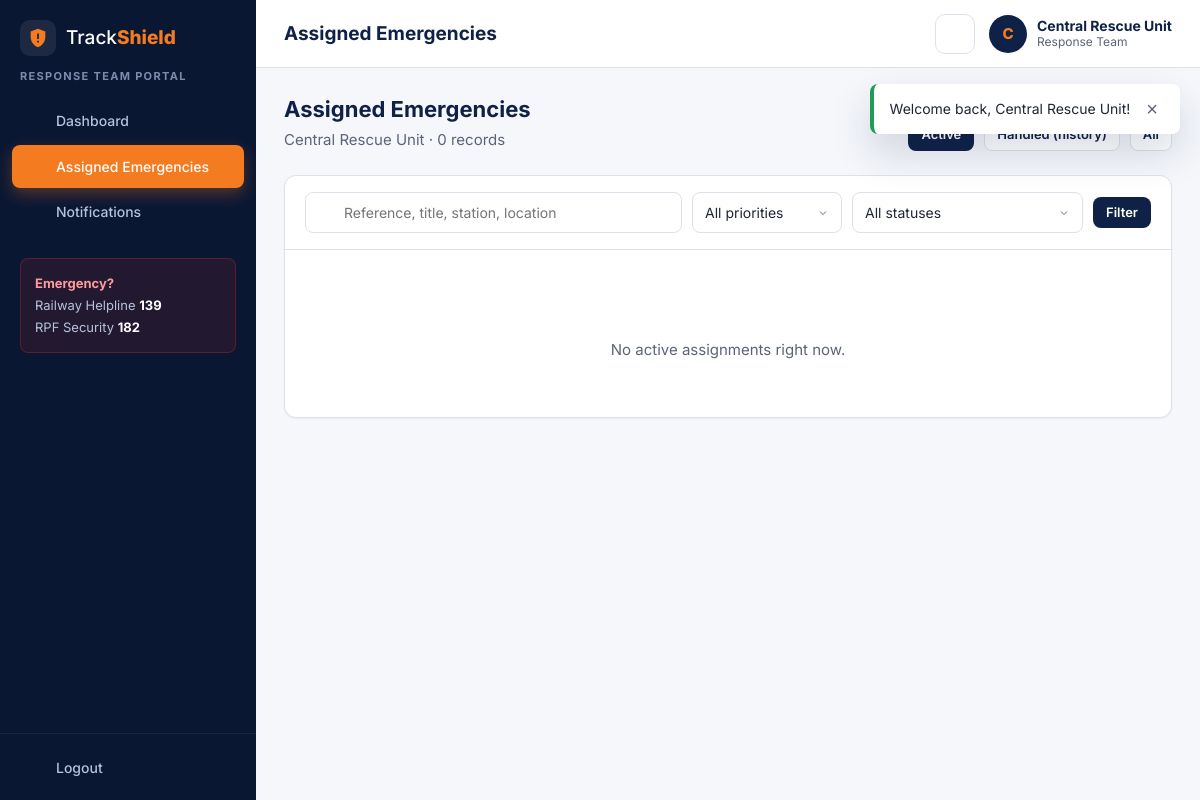
Page /response/assigned-emergencies.php (signed in) on the committed database.
### tables this page shows
CREATE TABLE users (
  id          INT UNSIGNED NOT NULL AUTO_INCREMENT,
  full_name   VARCHAR(100) NOT NULL,
  email       VARCHAR(150) NOT NULL,
  phone       VARCHAR(20)  NOT NULL,
  password    VARCHAR(255) NOT NULL,
  role        ENUM('passenger','response','admin') NOT NULL DEFAULT 'passenger',
  status      ENUM('active','inactive') NOT NULL DEFAULT 'active',
  created_at  TIMESTAMP NOT NULL DEFAULT CURRENT_TIMESTAMP,
  PRIMARY KEY (id),
  UNIQUE KEY uq_users_email (email),
  KEY idx_users_role (role),
  KEY idx_users_status (status)
);

CREATE TABLE response_teams (
  id              INT UNSIGNED NOT NULL AUTO_INCREMENT,
  user_id         INT UNSIGNED DEFAULT NULL,
  team_name       VARCHAR(100) NOT NULL,
  team_leader     VARCHAR(100) NOT NULL,
  email           VARCHAR(150) NOT NULL,
  phone           VARCHAR(20)  NOT NULL,
  specialization  VARCHAR(100) NOT NULL,
  availability    ENUM('Available','Busy','Off Duty') NOT NULL DEFAULT 'Available',
  created_at      TIMESTAMP NOT NULL DEFAULT CURRENT_TIMESTAMP,
  PRIMARY KEY (id),
  UNIQUE KEY uq_team_name (team_name),
  UNIQUE KEY uq_team_user (user_id),
  KEY idx_team_availability (availability),
  CONSTRAINT fk_teams_user FOREIGN KEY (user_id)
    REFERENCES users (id) ON DELETE SET NULL ON UPDATE CASCADE
);

### includes/auth.php (called while the page is built, shortened)
<?php
require_once __DIR__ . '/functions.php';
function is_logged_in(): bool
{
    return !empty($_SESSION['user_id']);
}
function current_user(): ?array
{
    static $user = false;
    if ($user === false) {
        $user = null;
        if (is_logged_in()) {
            $stmt = db()->prepare('SELECT id, full_name, email, phone, role, status FROM users WHERE id = ?');
            $stmt->execute([$_SESSION['user_id']]);
            $user = $stmt->fetch() ?: null;
        }
    }
    return $user;
}
function require_role(string ...$roles): array
{
    $user = current_user();
    return $user;
}
function current_team(int $userId): ?array
{
    $stmt = db()->prepare('SELECT * FROM response_teams WHERE user_id = ?');
    $stmt->execute([$userId]);
    return $stmt->fetch() ?: null;
}

### config/database.php (called while the page is built, shortened)
<?php
function db(): PDO
{
    static $pdo = null;
    if ($pdo === null) {
        $dsn = 'mysql:host=' . DB_HOST . ';port=' . DB_PORT . ';dbname=' . DB_NAME . ';charset=utf8mb4';
        try {
            $pdo = new PDO($dsn, DB_USER, DB_PASS, [
                PDO::ATTR_ERRMODE            => PDO::ERRMODE_EXCEPTION,
                PDO::ATTR_DEFAULT_FETCH_MODE => PDO::FETCH_ASSOC,
                PDO::ATTR_EMULATE_PREPARES   => false,
            ]);
            $pdo->exec("SET time_zone = '" . (new DateTime())->format('P') . "'");
        } catch (PDOException $e) {
            error_log('TrackShield DB connection failed: ' . $e->getMessage());
            http_response_code(500);
            exit(APP_DEBUG ? 'Database connection failed: ' . htmlspecialchars($e->getMessage())
                           : 'Service temporarily unavailable. Please try again later.');
        }
    }
    return $pdo;
}

### response/assigned-emergencies.php (the view, shortened to what this page needs)
<?php
require_once __DIR__ . '/../includes/auth.php';
$user = require_role('response');
$pdo = db();
$team = current_team((int) $user['id']);
$view     = input('view', 'active', 'GET');
$q        = input('q', '', 'GET');
$priority = input('priority', '', 'GET');
$status   = input('status', '', 'GET');
$where = ['a.team_id = ?', "a.assignment_status <> 'Reassigned'"];
$params = [(int) $team['id']];
if ($view === 'active')  $where[] = "a.assignment_status = 'Active'";
$w = implode(' AND ', $where);
[$page, $perPage, $offset] = paginate(12);
$s = $pdo->prepare("SELECT COUNT(*) FROM emergency_assignments a JOIN emergencies e ON e.id = a.emergency_id WHERE $w");
$s->execute($params);
$total = (int) $s->fetchColumn();
$s = $pdo->prepare("SELECT e.*, c.category_name, a.assigned_at, a.assignment_status, a.completed_at
    FROM emergency_assignments a JOIN emergencies e ON e.id = a.emergency_id JOIN emergency_categories c ON c.id = e.category_id
    WHERE $w ORDER BY (a.assignment_status = 'Active') DESC, FIELD(e.priority, 'Critical', 'High', 'Medium'), a.assigned_at DESC
    LIMIT $perPage OFFSET $offset");
$s->execute($params);
$rows = $s->fetchAll();
$pageTitle = 'Assigned Emergencies';
$layout = 'app';
require __DIR__ . '/../includes/header.php';
?>
<div class="page-head">
    <div><h2>Assigned Emergencies</h2><p><?= e($team['team_name']) ?> &middot; <?= $total ?> record<?= $total === 1 ? '' : 's' ?></p></div>
    <div class="page-actions">
        <?php foreach (['active' => 'Active', 'history' => 'Handled (history)', 'all' => 'All'] as $k => $lbl): ?>
            <a class="btn btn-sm <?= $view === $k ? 'btn-primary' : 'btn-ghost' ?>" href="?view=<?= $k ?>"><?= $lbl ?></a>
        <?php endforeach; ?>
    </div>
</div>
<div class="card">
    <form class="filters" method="get" data-autosubmit>
        <div class="search input-icon"><?= icon('search', 18) ?><input class="form-control" type="search" name="q" value="<?= e($q) ?>" placeholder="Reference, title, station, location"></div>
        <select class="form-control" name="priority" aria-label="Priority"><option value="">All priorities</option>
            <?php foreach (PRIORITIES as $p): ?><option <?= $priority === $p ? 'selected' : '' ?>><?= e($p) ?></option><?php endforeach; ?></select>
        <select class="form-control" name="status" aria-label="Status"><option value="">All statuses</option>
            <?php foreach (EMERGENCY_STATUSES as $st): ?><option <?= $status === $st ? 'selected' : '' ?>><?= e($st) ?></option><?php endforeach; ?></select>
        <button class="btn btn-primary btn-sm" type="submit">Filter</button>
    </form>
    <?php if (!$rows): ?>
        <div class="empty-state"><?= icon('check', 40) ?><p><?= $view === 'active' ? 'No active assignments right now.' : 'No records found.' ?></p></div>
    <?php endif; ?>
</div>
<?php require __DIR__ . '/../includes/footer.php'; ?>

### includes/navbar.php (shortened to what this page needs)
<?php
$navUser = current_user();
$currentScript = basename($_SERVER['SCRIPT_NAME'] ?? '');
$brand = '<a class="brand" href="' . e(url('index.php')) . '"><span class="brand-mark" aria-hidden="true"><svg viewBox="0 0 24 24" width="22" height="22"><path fill="currentColor" d="M12 2 4 5v6c0 5 3.4 9.7 8 11 4.6-1.3 8-6 8-11V5l-8-3Zm-1 5h2v6h-2V7Zm0 8h2v2h-2v-2Z"/></svg></span><span>Track<strong>Shield</strong></span></a>';
if ($layout !== 'app'): ?>
<header class="site-nav">
    <div class="container nav-inner">
        <?= $brand ?>
        <button class="nav-toggle" type="button" aria-label="Toggle navigation" aria-expanded="false" data-toggle="nav"><?= icon('menu') ?></button>
        <nav class="nav-links" id="siteNav">
            <a href="<?= e(url('index.php#features')) ?>">Features</a>
            <a href="<?= e(url('index.php#how-it-works')) ?>">How it Works</a>
            <a href="<?= e(url('index.php#helplines')) ?>">Helplines</a>
            <?php if ($navUser): ?>
                <a class="btn btn-primary btn-sm" href="<?= e(url(dashboard_path($navUser['role']))) ?>">My Dashboard</a>
            <?php else: ?>
                <a href="<?= e(url('login.php')) ?>" class="<?= $currentScript === 'login.php' ? 'active' : '' ?>">Login</a>
                <a class="btn btn-accent btn-sm" href="<?= e(url('register.php')) ?>">Register</a>
            <?php endif; ?>
        </nav>
    </div>
</header>
<main class="site-main">
<?php else:
    $navRole = $navUser['role'] ?? 'passenger';
    $menus = [
        'passenger' => [
            ['passenger/dashboard.php', 'Dashboard', 'dashboard'],
            ['passenger/report-emergency.php', 'Report Emergency', 'alert'],
            ['passenger/my-emergencies.php', 'My Emergencies', 'list'],
            ['passenger/notifications.php', 'Notifications', 'bell'],
        ],
        'response' => [
            ['response/dashboard.php', 'Dashboard', 'dashboard'],
            ['response/assigned-emergencies.php', 'Assigned Emergencies', 'list'],
            ['response/notifications.php', 'Notifications', 'bell'],
        ],
        'admin' => [
            ['admin/dashboard.php', 'Dashboard', 'dashboard'],
            ['admin/emergencies.php', 'Emergencies', 'alert'],
            ['admin/manage-teams.php', 'Response Teams', 'team'],
            ['admin/manage-users.php', 'Users', 'users'],
            ['admin/categories.php', 'Categories', 'tag'],
            ['admin/reports.php', 'Reports & Analytics', 'chart'],
            ['admin/notifications.php', 'Notifications', 'bell'],
        ],
    ];
    $navRoleLabel = ['passenger' => 'Passenger', 'response' => 'Response Team', 'admin' => 'Administrator'][$navRole];
    $unread = $navUser ? unread_notification_count(db(), (int)$navUser['id']) : 0;
    $sectionMap = ['emergency-details.php' => ['passenger' => 'my-emergencies.php', 'admin' => 'emergencies.php', 'response' => 'assigned-emergencies.php'],
                   'assign-team.php' => ['admin' => 'emergencies.php'], 'update-status.php' => ['response' => 'assigned-emergencies.php']];
    $activeScript = $sectionMap[$currentScript][$navRole] ?? $currentScript;
?>
<div class="app">
    <aside class="sidebar" id="sidebar">
        <div class="sidebar-head"><?= $brand ?></div>
        <div class="sidebar-role"><?= e($navRoleLabel) ?> Portal</div>
        <nav class="sidebar-nav">
            <?php foreach ($menus[$navRole] as [$href, $label, $ic]): ?>
                <a href="<?= e(url($href)) ?>" class="<?= basename($href) === $activeScript ? 'active' : '' ?>">
                    <?= icon($ic) ?><span><?= e($label) ?></span>
                </a>
            <?php endforeach; ?>
        </nav>
        <div class="sidebar-help">
            <strong>Emergency?</strong>
            <span>Railway Helpline <b>139</b></span>
            <span>RPF Security <b>182</b></span>
        </div>
        <form method="post" action="<?= e(url('logout.php')) ?>" class="sidebar-logout">
            <button type="submit"><?= icon('logout') ?><span>Logout</span></button>
        </form>
    </aside>
    <div class="app-main">
        <header class="topbar">
            <h1 class="topbar-title"><?= e($pageTitle) ?></h1>
            <div class="topbar-actions">
                <a class="icon-btn bell" href="<?= e(url($navRole . '/notifications.php')) ?>" aria-label="Notifications">
                    <?= icon('bell') ?><?php if ($unread > 0): ?><span class="dot"><?= $unread > 9 ? '9+' : $unread ?></span><?php endif; ?>
                </a>
                <div class="user-chip">
                    <span class="avatar"><?= e(mb_strtoupper(mb_substr($navUser['full_name'] ?? '?', 0, 1))) ?></span>
                    <span class="user-meta"><strong><?= e($navUser['full_name'] ?? '') ?></strong><small><?= e($navRoleLabel) ?></small></span>
                </div>
            </div>
        </header>
        <main class="content">
<?php endif; ?>

### assets/css/style.css (style rules this page uses)
:root { --navy-900: #0a1733; --navy-800: #0f2147; --navy-700: #16305f; --navy-600: #1f3f7a; --navy-100: #e6ecf6; --orange-600: #e0670c; --orange-500: #f47b20; --orange-100: #fff0e3; --red-600: #d62828; --red-100: #fde8e8; --green-600: #1f9d55; --green-100: #e3f6ec; --amber-600: #b7791f; --amber-100: #fef5e1; --blue-600: #2563eb; --blue-100: #e5eefe; --purple-600: #7c3aed; --purple-100: #f1eafe; --teal-600: #0f8b8d; --teal-100: #e0f5f5; --grey-50: #f5f7fb; --grey-100: #eef1f6; --grey-200: #dde2ea; --grey-400: #9aa4b5; --grey-600: #5b6577; --grey-800: #1f2633; --white: #ffffff; --bg: var(--grey-50); --surface: var(--white); --text: var(--grey-800); --muted: var(--grey-600); --border: var(--grey-200); --radius: 12px; --radius-sm: 8px; --shadow-sm: 0 1px 2px rgba(15, 33, 71, .06); --shadow: 0 4px 16px rgba(15, 33, 71, .08); --shadow-lg: 0 18px 40px rgba(15, 33, 71, .16); --font: "Inter", system-ui, -apple-system, "Segoe UI", Roboto, Arial, sans-serif; }
*, *::before, *::after { box-sizing: border-box; }
html { scroll-behavior: smooth; }
body { margin: 0; font-family: var(--font); font-size: 15px; line-height: 1.55; color: var(--text); background: var(--bg); -webkit-font-smoothing: antialiased; }
a { color: var(--navy-600); text-decoration: none; }
h1, h2, h3, h4 { color: var(--navy-800); line-height: 1.25; margin: 0 0 .5em; }
p { margin: 0 0 1em; }
.brand { display: inline-flex; align-items: center; gap: 10px; font-size: 20px; color: var(--navy-800); font-weight: 500; }
.brand strong { color: var(--orange-500); font-weight: 800; }
.brand-mark { width: 36px; height: 36px; border-radius: 10px; display: grid; place-items: center; background: var(--navy-800); color: var(--orange-500); }
.btn { display: inline-flex; align-items: center; justify-content: center; gap: 8px; padding: 10px 18px; border-radius: var(--radius-sm); border: 1px solid transparent; font: 600 14px/1.2 var(--font); cursor: pointer; transition: .15s ease; white-space: nowrap; text-decoration: none; }
.btn-primary { background: var(--navy-800); color: var(--white); }
.btn-ghost { background: var(--white); color: var(--navy-800); border-color: var(--border); }
.btn-sm { padding: 7px 12px; font-size: 13px; }
.form-control { width: 100%; padding: 10px 12px; border: 1px solid var(--border); border-radius: var(--radius-sm); font: 400 14px/1.4 var(--font); color: var(--text); background: var(--white); transition: .15s; }
select.form-control { appearance: none; background-repeat: no-repeat; background-position: right 12px center; padding-right: 32px; }
.input-icon { position: relative; }
.input-icon .form-control { padding-left: 38px; }
.card { background: var(--surface); border: 1px solid var(--border); border-radius: var(--radius); box-shadow: var(--shadow-sm); }
.empty-state { text-align: center; padding: 40px 20px; color: var(--muted); }

### rows in the picture
users: role "RESPONSE TEAM", full_name "C", full_name "Central Rescue Unit", role "Response Team"
response_teams: team_name "Central Rescue Unit"

### other values in the picture
$label "Dashboard"
$label "Assigned Emergencies"
$label "Notifications"
$pageTitle "Assigned Emergencies"
$total "0"
$lbl "Active"
$lbl "Handled (history)"
$lbl "All"
$f['message'] "Welcome back, Central Rescue Unit!"
